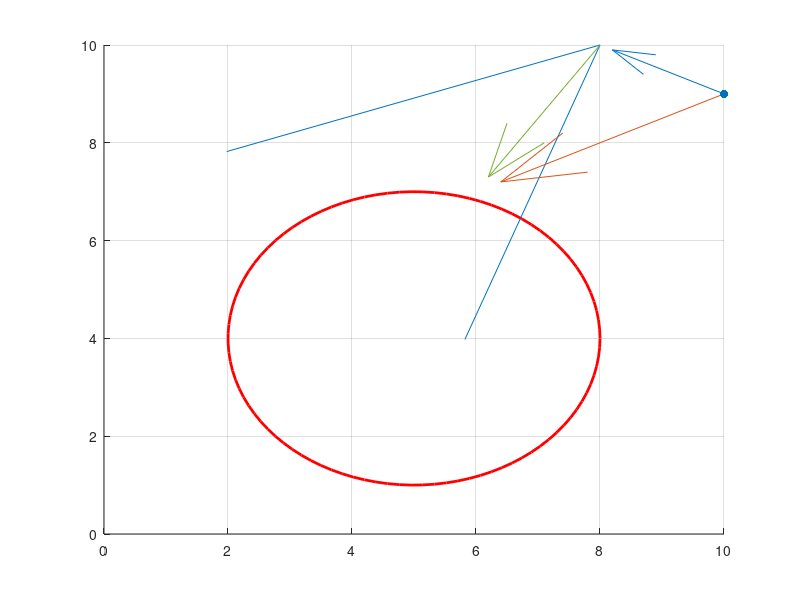

Recreate this plot in MATLAB.
clc;
close all;
clear all;

Xc = 5;
Yc = 4;
R = 3;

Xe = 10;
Ye = 9;

A = (Xc - Xe)/(Yc - Ye);
B = (R^2)/(Yc-Ye);

a1 = ((-A*B) + ( (A*B)^2 - (1+A^2)*(B^2 - R^2) )^(0.5))/(1+A^2);
a2 = (-(A*B) - ( (A*B)^2 - (1+A^2)*(B^2 - R^2) )^(0.5))/(1+A^2);

b1 = -B - A*a1;
b2 = -B - A*a2;

xt1 = a1 + Xc;
yt1 = b1 + Yc;

xt2 = a2 + Xc;
yt2 = b2 + Yc;

%figure(1)
%viscircles([Xc Yc],R)
%grid on;
%line([xt1 Xe],[yt1 Ye])
%hold on;
%line([xt2 Xe],[yt2 Ye])

Vb = [-2 1];


Pe = [Xe Ye] + Vb;
T1 = [xt1 yt1] + Vb;
T2 = [xt2 yt2] + Vb;

figure(2)
viscircles([Xc Yc],R)
grid on;
line([T1(1) Pe(1)],[T1(2) Pe(2)])
hold on;
line([T2(1) Pe(1)],[T2(2) Pe(2)])
hold on;
scatter(Xe,Ye,'filled','b')
hold on;
quiver(Xe,Ye,Vb(1),Vb(2))
hold on;

Va = [-4 -2];
can_Va = [Xe Ye] + Va;

%% Checking collision

test_vector = can_Va - Pe;

quiver(Pe(1),Pe(2),test_vector(1),test_vector(2))
hold on;
quiver(Xe,Ye,Va(1),Va(2))

cross_T1 = cross([T1 0],[test_vector 0])
cross_T2 = cross([T2 0],[test_vector 0])
